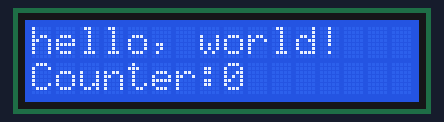
This program was run on a simulated ESP32. Parts: 16×2 character LCD.

Above: at 0.1 s.
At 4.2 s:
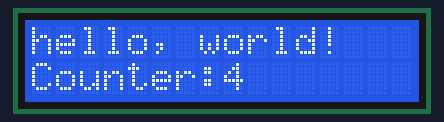
At 9.2 s:
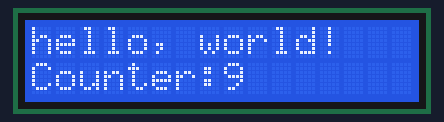
At 19.3 s:
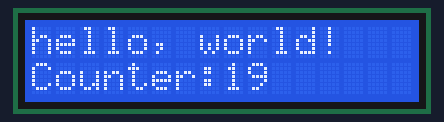
At 28.4 s:
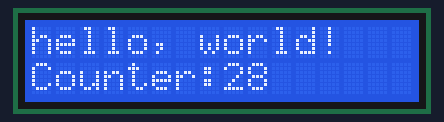
At 38.5 s:
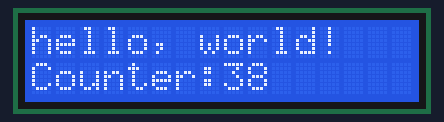

Measured:
- what the display in image 1 shows lasts 1.0 s, from 4.1 s to 5.1 s

The program:

main.cpp
```cpp
/**********************************************************************
  Filename    : Drive LiquidCrystal I2C to display characters
  Description : I2C is used to control the display characters of LCD1602.
  Auther      : www.freenove.com
  Modification: 2024/06/19
**********************************************************************/

#include <Arduino.h>
#include <LiquidCrystal_I2C.h>
#include <Wire.h>

#define SDA 13                    //Define SDA pins
#define SCL 14                    //Define SCL pins

bool i2CAddrTest(uint8_t addr);


/*
 * note:If lcd1602 uses PCF8574T, IIC's address is 0x27,
 *      or lcd1602 uses PCF8574AT, IIC's address is 0x3F.
*/
LiquidCrystal_I2C lcd(0x27,16,2);
void setup() {
  Wire.begin(SDA, SCL);           // attach the IIC pin
  if (!i2CAddrTest(0x27)) {
    lcd = LiquidCrystal_I2C(0x3F, 16, 2);
  }
  lcd.init();                     // LCD driver initialization
  lcd.backlight();                // Open the backlight
  lcd.setCursor(0,0);             // Move the cursor to row 0, column 0
  lcd.print("hello, world!");     // The print content is displayed on the LCD
}

void loop() {
  lcd.setCursor(0,1);             // Move the cursor to row 1, column 0
  lcd.print("Counter:");          // The count is displayed every second
  lcd.print(millis() / 1000);
  delay(1000);
}

bool i2CAddrTest(uint8_t addr) {
  Wire.beginTransmission(addr);
  if (Wire.endTransmission() == 0) {
    return true;
  }
  return false;
}
```
